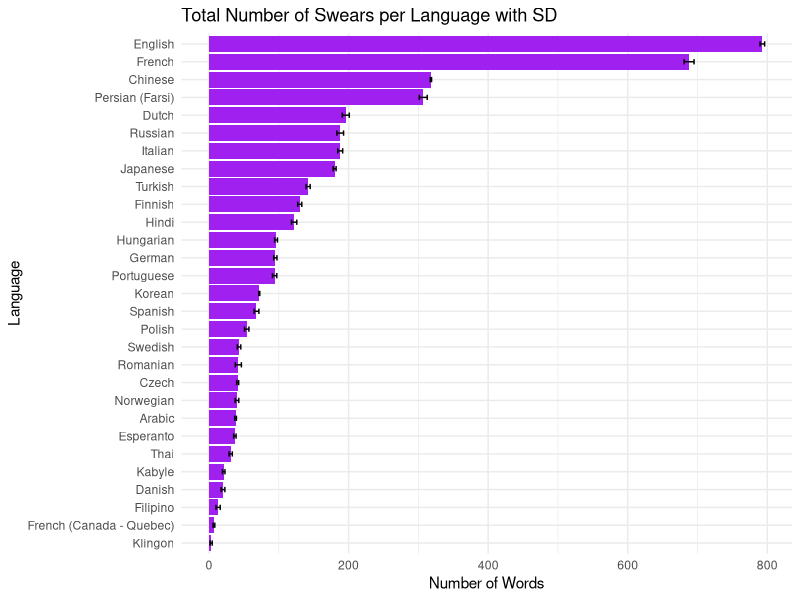
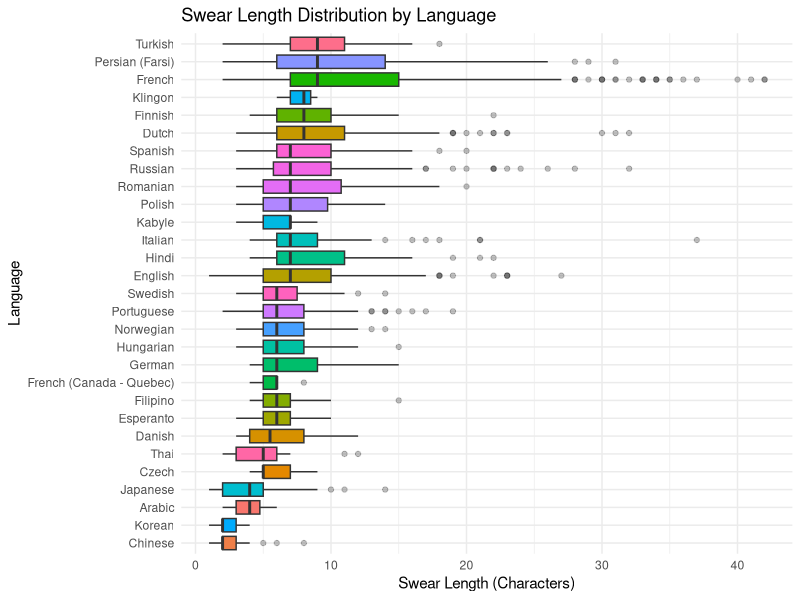
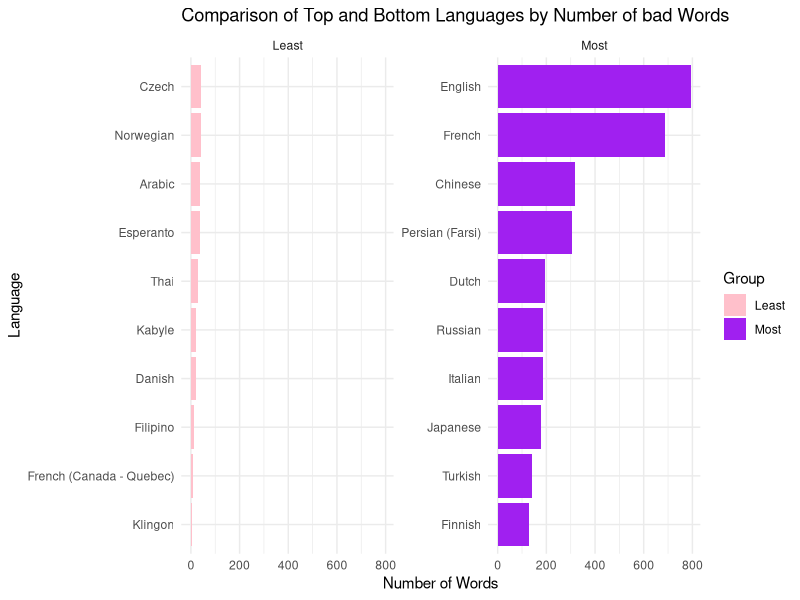
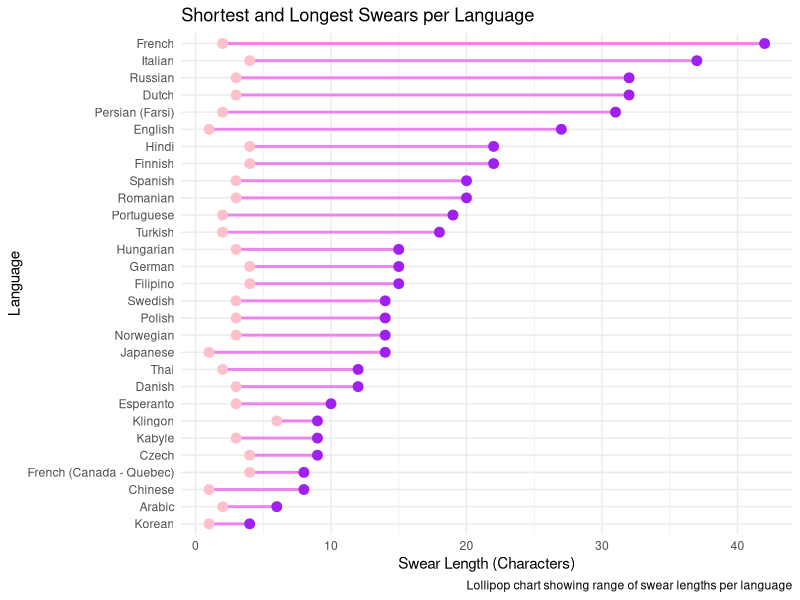
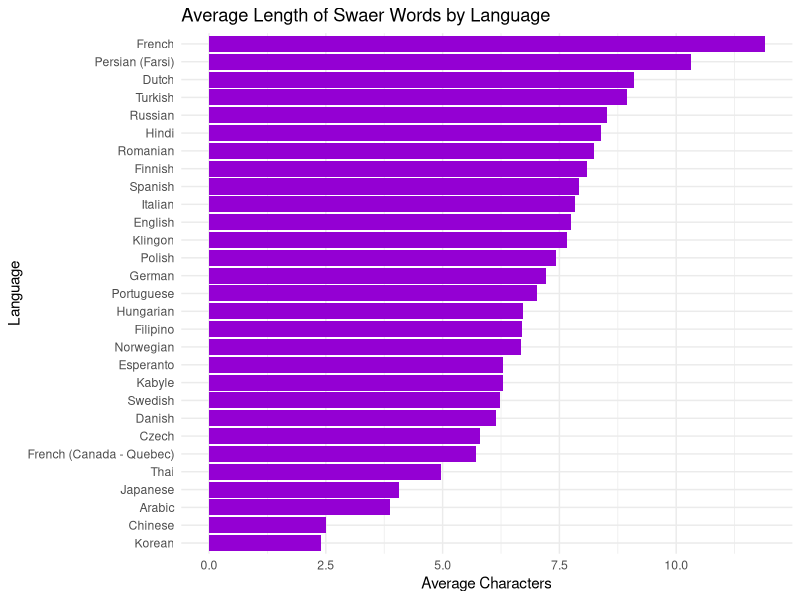
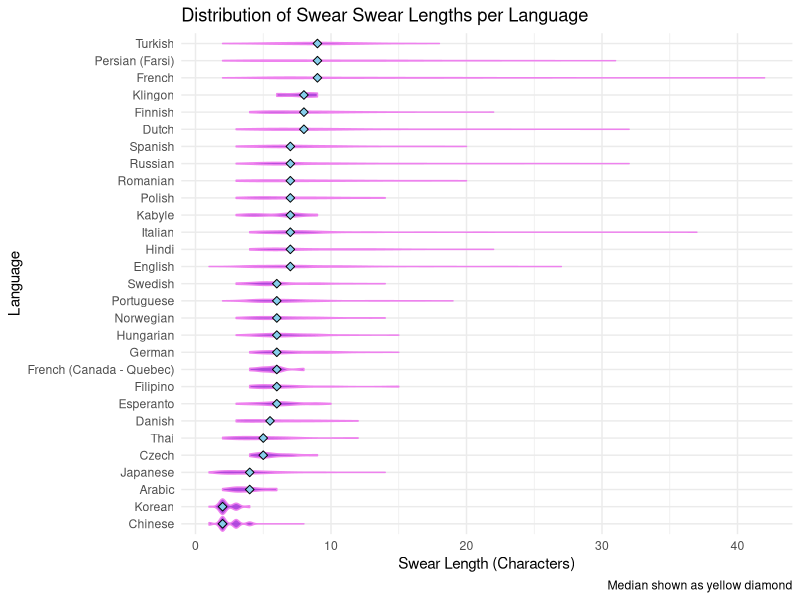
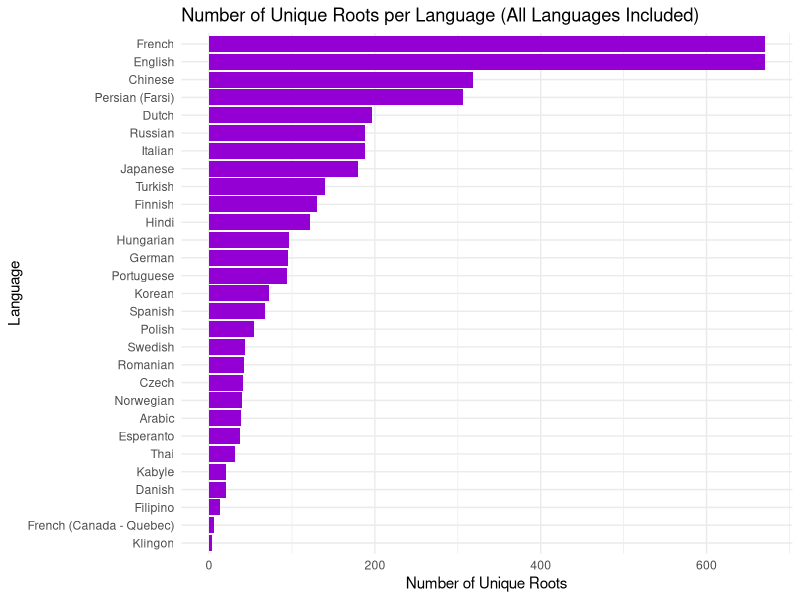

Write R code to recreate these figures, in order.
## ---- chunk 1
library(dplyr)
library(ggplot2)
library(readr)
library(tidyr)
library(SnowballC)
library(knitr)
library(purrr)
library(ggpubr)

#Load dataset
bad_words <- read_csv("bad_words.csv")

#Create lookup table for language names
lang_lookup <- tibble::tibble(
language_code = c("ar","cs","da","de","en","eo","es","fa","fi","fil",
"fr","fr-CA-u-sd-caqc","hi","hu","it","ja","kab","ko",
"nl","no","pl","pt","ro","ru","sv","th","tlh","tr","zh"),
language_name = c("Arabic","Czech","Danish","German","English","Esperanto",
"Spanish","Persian (Farsi)","Finnish","Filipino","French",
"French (Canada - Quebec)","Hindi","Hungarian","Italian",
"Japanese","Kabyle","Korean","Dutch","Norwegian","Polish",
"Portuguese","Romanian","Russian","Swedish","Thai","Klingon",
"Turkish","Chinese")
)

#Join language names
bad_words_named <- bad_words %>%
left_join(lang_lookup, by = "language_code")

#Remove duplicates and missing values
cleaned <- bad_words_named %>%
distinct() %>%
drop_na(language_code)
## ---- chunk 2
# Step 1: Prepare stats per language 
cleaned <- cleaned %>% mutate(word_length = nchar(bad_word))

language_stats <- cleaned %>%
  group_by(language_name) %>%
  summarise(
    total_words = n(),               # total number of words
    mean_length = mean(word_length), # mean swear length
    sd_length = sd(word_length),     # SD of swear lengths
    .groups = "drop"
  )

# Step 2: One-way ANOVA for mean swear length differences 
anova_result <- aov(word_length ~ language_name, data = cleaned)

# Tukey HSD for pairwise differences
tukey_result <- TukeyHSD(anova_result)

# Step 3: Bar plot with SD error bars
ggplot(language_stats, aes(x = reorder(language_name, total_words), y = total_words)) +
  geom_col(fill = "purple") +
  geom_errorbar(aes(ymin = total_words - sd_length, ymax = total_words + sd_length),
                width = 0.3, color = "black") +
  coord_flip() +
  labs(
    title = "Total Number of Swears per Language with SD",
    x = "Language",
    y = "Number of Words"
  ) +
  theme_minimal()
## ---- chunk 3
# Step 4: Alternate way of visualizing swear length differences 
ggplot(cleaned, aes(x = reorder(language_name, word_length, FUN = median), y = word_length)) +
  geom_boxplot(aes(fill = language_name), outlier.alpha = 0.3) +
  coord_flip() +
  labs(
    title = "Swear Length Distribution by Language",
    x = "Language",
    y = "Swear Length (Characters)"
  ) +
  theme_minimal() +
  theme(legend.position = "none")
## ---- chunk 4
words_per_language <- cleaned %>%
count(language_name, sort = TRUE)

top_languages <- words_per_language %>% slice_max(n, n=10) %>% mutate(group="Most")
bottom_languages <- words_per_language %>% slice_min(n, n=10) %>% mutate(group="Least")
combined <- bind_rows(top_languages, bottom_languages)

max_n <- max(combined$n)

ggplot(combined, aes(x = reorder(language_name, n), y = n, fill = group)) +
geom_col() +
coord_flip() +
facet_wrap(~group, scales = "free_y") +
scale_y_continuous(limits=c(0, max_n)) +
scale_fill_manual(values=c("Most"="purple","Least"="pink")) +
labs(
title = "Comparison of Top and Bottom Languages by Number of bad Words",
x = "Language",
y = "Number of Words",
fill = "Group"
) +
theme_minimal()
## ---- chunk 5
top_words_per_lang <- cleaned %>%
group_by(language_name) %>%
slice_max(nchar(bad_word), n=1, with_ties=FALSE) %>%
ungroup() %>%
select(language_name, bad_word)

knitr::kable(top_words_per_lang, caption="Longest Swear Word Per Language")
## ---- chunk 6
cleaned <- cleaned %>% mutate(word_length = nchar(bad_word))

word_length_summary <- cleaned %>%
group_by(language_name) %>%
summarise(
shortest = min(word_length),
longest = max(word_length),
median_length = median(word_length),
mean_length = mean(word_length),
.groups = 'drop'
)

ggplot(word_length_summary, aes(x = reorder(language_name, longest))) +
  geom_segment(aes(xend = language_name, y = shortest, yend = longest), color = "violet", size = 1) +
  geom_point(aes(y = longest), color = "purple", size = 3) +
  geom_point(aes(y = shortest), color = "pink", size = 3) +
  coord_flip() +
  labs(
    title = "Shortest and Longest Swears per Language",
    x = "Language",
    y = "Swear Length (Characters)",
    caption = "Lollipop chart showing range of swear lengths per language"
  ) +
  theme_minimal()
## ---- chunk 7
# Languages supported by SnowballC
supported_langs <- c("da", "nl", "en", "fi", "fr", "de", "hu", "it", "no", "pt", "ro", "ru", "es", "sv")

# Add a column for stemmed words, stemming when language is supported
bad_words_stemmed <- cleaned %>%
  mutate(
    stem = map2_chr(
      bad_word,
      language_code,
      ~ if (.y %in% supported_langs) {
          tryCatch(wordStem(.x, language = .y), error = function(e) substr(.x, 1, 4))
        } else {
          substr(.x, 1, 4)
        }
    ),
    root = substr(stem, 1, 4)
  )

# Summarize across *all* languages
root_summary <- bad_words_stemmed %>%
  group_by(language_name, stem) %>%
  summarise(count = n(), .groups = "drop") %>%
  filter(count > 2) %>%
  arrange(stem, desc(count))

# Display table
root_summary %>%
  select(language_name, stem, count) %>%
  knitr::kable(caption = "Most Common Roots of Swears Across All Languages")
## ---- chunk 8
avg_length <- cleaned %>%
group_by(language_name) %>%
summarise(avg_length = mean(nchar(bad_word)), .groups="drop")

ggplot(avg_length, aes(x=reorder(language_name, avg_length), y=avg_length)) +
geom_col(fill="darkviolet") +
coord_flip() +
labs(title="Average Length of Swaer Words by Language", x="Language", y="Average Characters") +
theme_minimal()
## ---- chunk 9
# Violin plot of swear lengths per language
ggplot(cleaned, aes(x = reorder(language_name, word_length, FUN = median), y = word_length)) +
  geom_violin(fill = "darkviolet", alpha = 0.7, color = "violet") +
  stat_summary(fun = median, geom = "point", shape = 23, size = 2, fill = "skyblue") +
  coord_flip() +
  labs(
    title = "Distribution of Swear Swear Lengths per Language",
    x = "Language",
    y = "Swear Length (Characters)",
    caption = "Median shown as yellow diamond"
  ) +
  theme_minimal()

## ---- chunk 10
bad_words_stemmed <- cleaned %>%
mutate(stem = wordStem(bad_word)) %>%
mutate(root = substr(bad_word, 1, 4)) # crude root approximation

unique_roots_all <- bad_words_stemmed %>%
group_by(language_name) %>%
summarise(unique_roots = n_distinct(stem), .groups = "drop")

ggplot(unique_roots_all, aes(x = reorder(language_name, unique_roots), y = unique_roots)) +
geom_col(fill = "darkviolet") +
coord_flip() +
labs(
title = "Number of Unique Roots per Language (All Languages Included)",
x = "Language",
y = "Number of Unique Roots"
) +
theme_minimal()
